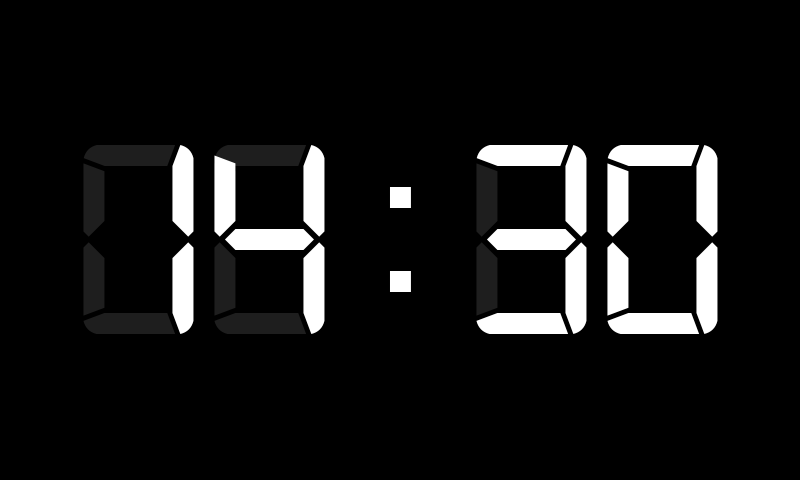
#> input picture tests/snapshots/clock/digital_1430.png, 800 x 480 px
$ python image_diff.py ../tests/snapshots/clock/digital_1430.png ../tests/snapshots/clock/word_1015.png
#> lines starting #> are read from the running program, lines starting #| are printed output that depends on the picture
#!/usr/bin/env python3
"""
Compare two PNG images and report pixel-level differences.

Usage:
    python scripts/image_diff.py IMAGE_A IMAGE_B
    python scripts/image_diff.py IMAGE_A IMAGE_B --output /tmp/diff.png
    python scripts/image_diff.py IMAGE_A IMAGE_B --threshold 10
    python scripts/image_diff.py IMAGE_A IMAGE_B --summary-only
    python scripts/image_diff.py IMAGE_A IMAGE_B --json

Reports:
  - Total pixel count
  - Changed pixel count (pixels where max channel delta > threshold)
  - Change percentage
  - Maximum channel delta found

Writes a diff PNG: image A with changed pixels overlaid in red at 50% alpha.
"""

from __future__ import annotations

import argparse
import json
import sys
from pathlib import Path

from PIL import Image


def load_images(path_a: str, path_b: str) -> tuple[Image.Image, Image.Image]:
    """Load both images, converting to RGBA for consistent channel handling."""
#> called with path_b = '../tests/snapshots/clock/word_1015.png'
    img_a = Image.open(path_a).convert("RGBA")
#> img_a is the input picture: PIL image 800x480 RGBA; mean R, G, B, A 19.9, 19.9, 19.9, 255
    img_b = Image.open(path_b).convert("RGBA")
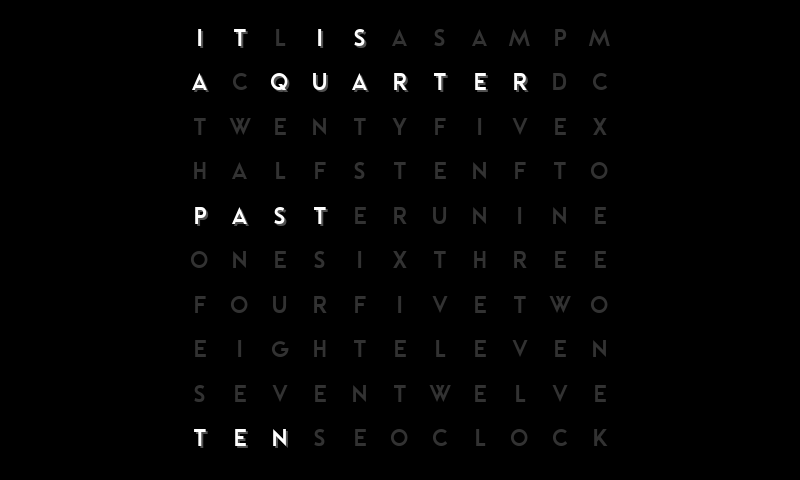
#> input picture tests/snapshots/clock/word_1015.png, 800 x 480 px
#> img_b is the input picture: PIL image 800x480 RGBA; mean R, G, B, A 2.6, 2.6, 2.6, 255
    return img_a, img_b


def resize_to_match(img_a: Image.Image, img_b: Image.Image) -> Image.Image:
    """Resize img_b to match img_a dimensions if they differ."""
    if img_b.size != img_a.size:
        img_b = img_b.resize(img_a.size, Image.LANCZOS)
    return img_b


def compute_diff(
    img_a: Image.Image, img_b: Image.Image, threshold: int
) -> tuple[int, int, int]:
    """
    Compute per-pixel difference statistics.

    Returns:
        (total_pixels, changed_pixels, max_channel_delta)
    """
#> called with threshold = 5
    pixels_a = img_a.load()
    pixels_b = img_b.load()
    width, height = img_a.size
#> width = 800; height = 480
    total_pixels = width * height
#> total_pixels = 384000

    changed_pixels = 0
    max_channel_delta = 0

    for y in range(height):
        for x in range(width):
            pa = pixels_a[x, y]  # type: ignore[index]
            pb = pixels_b[x, y]  # type: ignore[index]
            # Compare only RGB channels (ignore alpha for "changed" determination)
            channel_delta = max(abs(int(pa[c]) - int(pb[c])) for c in range(3))
            if channel_delta > max_channel_delta:
                max_channel_delta = channel_delta
            if channel_delta > threshold:
                changed_pixels += 1
#> after the loop, changed_pixels = 56226; max_channel_delta = 255

    return total_pixels, changed_pixels, max_channel_delta


def build_diff_image(
    img_a: Image.Image, img_b: Image.Image, threshold: int
) -> Image.Image:
    """
    Build a visual diff image: img_a with changed pixels overlaid in red at 50% alpha.

    Changed pixels are those where any RGB channel differs by more than threshold.
    """
    pixels_a = img_a.load()
    pixels_b = img_b.load()
    width, height = img_a.size

    # Start with a copy of img_a
    diff_img = img_a.copy()
    diff_pixels = diff_img.load()

    # Red overlay pixel (R=255, G=0, B=0, A=128 for 50% alpha blended into RGBA)
    for y in range(height):
        for x in range(width):
            pa = pixels_a[x, y]  # type: ignore[index]
            pb = pixels_b[x, y]  # type: ignore[index]
            channel_delta = max(abs(int(pa[c]) - int(pb[c])) for c in range(3))
            if channel_delta > threshold:
                # Blend 50% red over the original pixel
                r = int(pa[0] * 0.5 + 255 * 0.5)
                g = int(pa[1] * 0.5 + 0 * 0.5)
                b = int(pa[2] * 0.5 + 0 * 0.5)
                a = pa[3]
                diff_pixels[x, y] = (r, g, b, a)  # type: ignore[index]

    return diff_img


def parse_args(argv: list[str] | None = None) -> argparse.Namespace:
    parser = argparse.ArgumentParser(
        description="Compare two PNG images and report pixel-level differences."
    )
    parser.add_argument("IMAGE_A", help="Path to the first (reference) image")
    parser.add_argument("IMAGE_B", help="Path to the second (comparison) image")
    parser.add_argument(
        "--output",
        "-o",
        default="./diff.png",
        help="Output path for the diff PNG (default: ./diff.png)",
    )
    parser.add_argument(
        "--threshold",
        "-t",
        type=int,
        default=5,
        help="Per-channel difference threshold (default: 5). Pixels with max channel "
        "delta <= threshold are treated as unchanged.",
    )
    parser.add_argument(
        "--summary-only",
        action="store_true",
        help="Print statistics only; skip writing the diff PNG.",
    )
    parser.add_argument(
        "--json",
        action="store_true",
        dest="json_output",
        help="Output statistics as JSON instead of human-readable text.",
    )
    return parser.parse_args(argv)


def run(argv: list[str] | None = None) -> dict:
    """
    Main entry point. Returns a dict with diff statistics.

    Useful for programmatic use and testing.
    """
    args = parse_args(argv)

    img_a, img_b = load_images(args.IMAGE_A, args.IMAGE_B)
    img_b = resize_to_match(img_a, img_b)

    total_pixels, changed_pixels, max_channel_delta = compute_diff(
        img_a, img_b, args.threshold
    )
#> total_pixels = 384000; changed_pixels = 56226; max_channel_delta = 255
    change_pct = (changed_pixels / total_pixels * 100) if total_pixels > 0 else 0.0
#> change_pct = 14.64

    stats = {
        "image_a": args.IMAGE_A,
        "image_b": args.IMAGE_B,
        "total_pixels": total_pixels,
        "changed_pixels": changed_pixels,
        "change_percentage": round(change_pct, 4),
        "max_channel_delta": max_channel_delta,
        "threshold": args.threshold,
        "diff_output": None if args.summary_only else args.output,
    }

    if not args.summary_only:
        diff_img = build_diff_image(img_a, img_b, args.threshold)
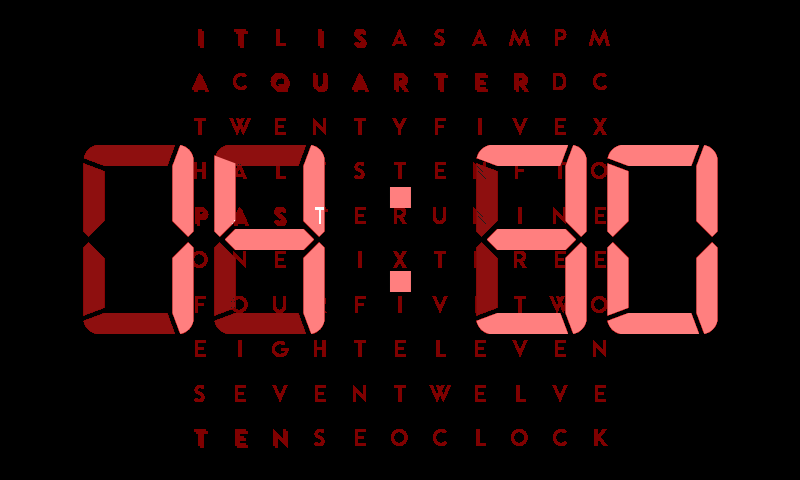
#> diff_img: PIL image 800x480 RGBA; mean R, G, B, A 28.6, 9.9, 9.9, 255
        output_path = Path(args.output)
        output_path.parent.mkdir(parents=True, exist_ok=True)
        diff_img.save(output_path)
        stats["diff_output"] = str(output_path)

    if args.json_output:
        print(json.dumps(stats, indent=2))
    else:
        print(f"Image A:           {args.IMAGE_A}")
        print(f"Image B:           {args.IMAGE_B}")
        print(f"Total pixels:      {total_pixels:,}")
#| Total pixels:      384,000
        print(f"Changed pixels:    {changed_pixels:,}")
#| Changed pixels:    56,226
        print(f"Change percentage: {change_pct:.4f}%")
#| Change percentage: 14.6422%
        print(f"Max channel delta: {max_channel_delta}")
#| Max channel delta: 255
        if not args.summary_only:
            print(f"Diff image:        {stats['diff_output']}")
#| Diff image:        diff.png

    return stats


if __name__ == "__main__":
    run(sys.argv[1:])
